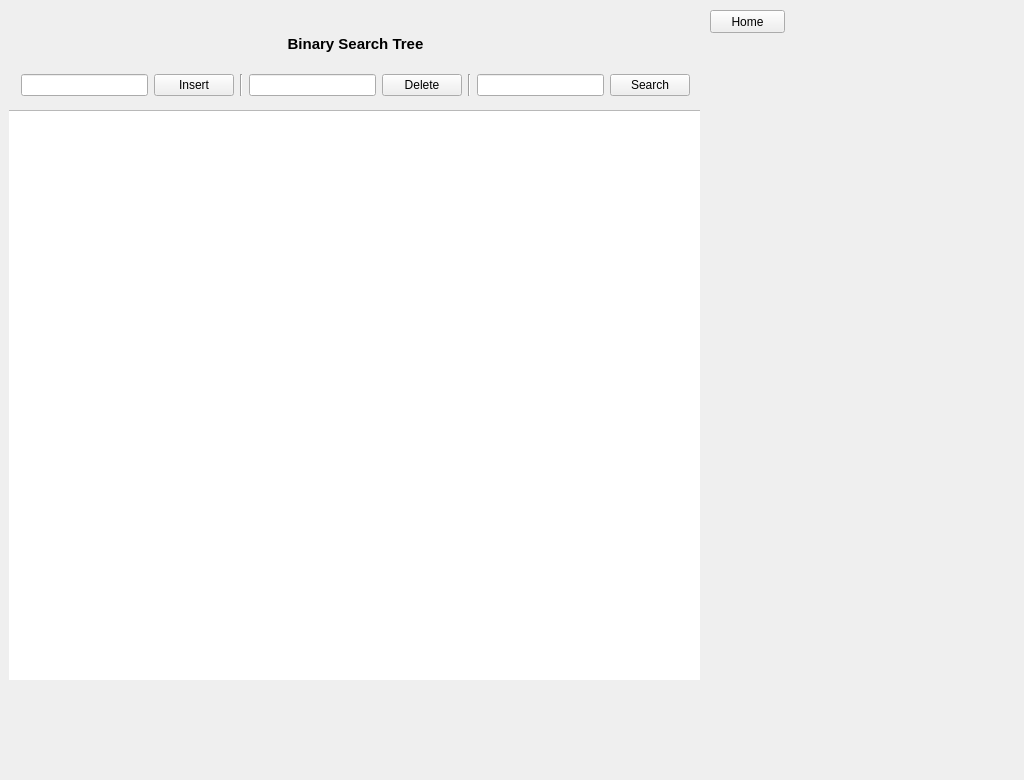
<?xml version="1.0" encoding="UTF-8"?>
<ui version="4.0">
 <class>BinarySearchTreeClass</class>
 <widget class="QWidget" name="BinarySearchTreeClass">
  <property name="geometry">
   <rect>
    <x>0</x>
    <y>0</y>
    <width>1024</width>
    <height>780</height>
   </rect>
  </property>
  <property name="windowTitle">
   <string>BinarySearchTree</string>
  </property>
  <widget class="QWidget" name="layoutWidget">
   <property name="geometry">
    <rect>
     <x>10</x>
     <y>10</y>
     <width>691</width>
     <height>97</height>
    </rect>
   </property>
   <layout class="QVBoxLayout" name="bstHeaderAndControlPane">
    <item>
     <widget class="QLabel" name="bstHeaderLabel">
      <property name="layoutDirection">
       <enum>Qt::RightToLeft</enum>
      </property>
      <property name="text">
       <string>&lt;html&gt;&lt;head/&gt;&lt;body&gt;&lt;p&gt;&lt;span style=&quot; font-size:11pt; font-weight:600;&quot;&gt;Binary Search Tree&lt;/span&gt;&lt;/p&gt;&lt;/body&gt;&lt;/html&gt;</string>
      </property>
      <property name="alignment">
       <set>Qt::AlignCenter</set>
      </property>
     </widget>
    </item>
    <item>
     <layout class="QHBoxLayout" name="bstControlPane">
      <item>
       <widget class="QLineEdit" name="bstInsertLineEdit"/>
      </item>
      <item>
       <widget class="QPushButton" name="bstInsertBtn">
        <property name="text">
         <string>Insert</string>
        </property>
       </widget>
      </item>
      <item>
       <widget class="Line" name="bstInsertDelSepLine">
        <property name="orientation">
         <enum>Qt::Vertical</enum>
        </property>
       </widget>
      </item>
      <item>
       <widget class="QLineEdit" name="bstDeleteLineEdit"/>
      </item>
      <item>
       <widget class="QPushButton" name="bstDelBtn">
        <property name="text">
         <string>Delete</string>
        </property>
       </widget>
      </item>
      <item>
       <widget class="Line" name="bstDelSearchSepLine">
        <property name="orientation">
         <enum>Qt::Vertical</enum>
        </property>
       </widget>
      </item>
      <item>
       <widget class="QLineEdit" name="bstSearchLineEdit"/>
      </item>
      <item>
       <widget class="QPushButton" name="bstSearchBtn">
        <property name="text">
         <string>Search</string>
        </property>
       </widget>
      </item>
     </layout>
    </item>
   </layout>
  </widget>
  <widget class="QWidget" name="bstAnimAreaPane" native="true">
   <property name="geometry">
    <rect>
     <x>9</x>
     <y>109</y>
     <width>691</width>
     <height>571</height>
    </rect>
   </property>
   <widget class="QGraphicsView" name="bstAnimArea">
    <property name="geometry">
     <rect>
      <x>-5</x>
      <y>1</y>
      <width>701</width>
      <height>571</height>
     </rect>
    </property>
   </widget>
  </widget>
  <widget class="QPushButton" name="bstHomeBtn">
   <property name="geometry">
    <rect>
     <x>710</x>
     <y>10</y>
     <width>75</width>
     <height>23</height>
    </rect>
   </property>
   <property name="text">
    <string>Home</string>
   </property>
  </widget>
 </widget>
 <layoutdefault spacing="6" margin="11"/>
 <resources/>
 <connections/>
</ui>
